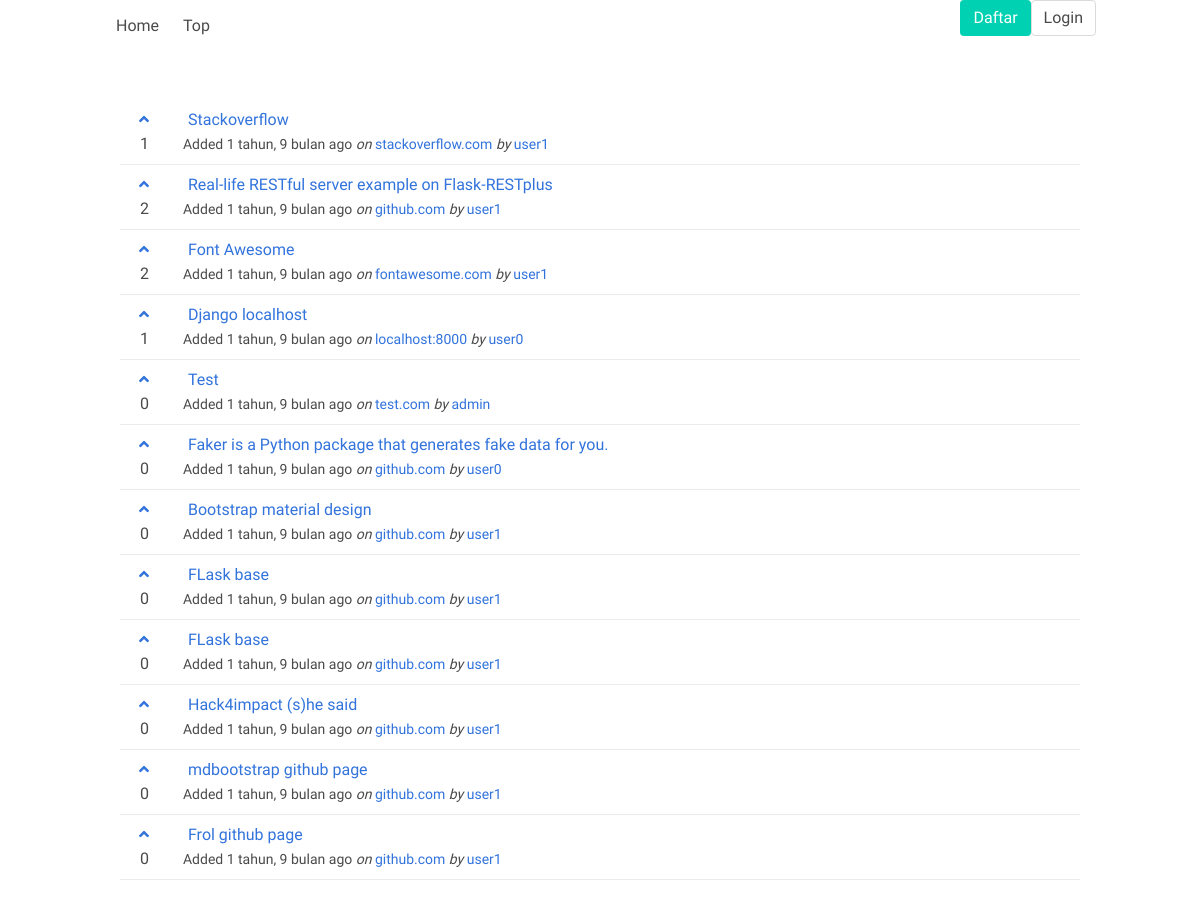
Before: / with the older database file.
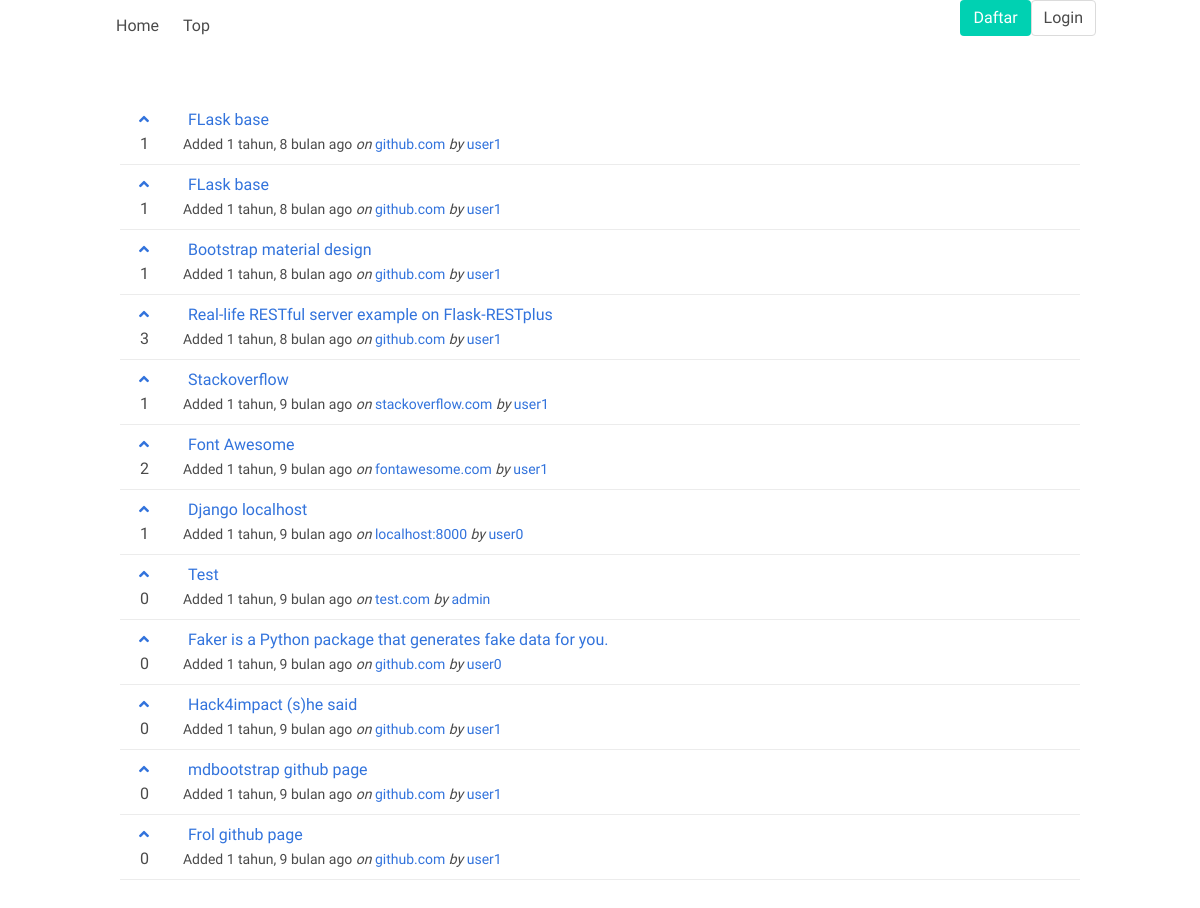
After: the same page with the newer database file.
### posts/models.py (models this page shows)
class Base(models.Model):
    title = models.CharField(max_length=127)
    author = models.ForeignKey(User, on_delete=models.CASCADE)
    class Meta:
        abstract = True
    def __str__(self):
        return self.title

class Link(Base):
    content = models.URLField()
    site = models.ForeignKey(
        Site, null=True,
        on_delete=models.CASCADE
    )
    score = models.PositiveIntegerField(default=0)
    voters = models.ManyToManyField(User, related_name="voter")
    added_time = models.DateTimeField(auto_now_add=True)

class Site(models.Model):
    domain = models.CharField(
        max_length=255,
        unique=True
    )
    title = models.CharField(max_length=127, blank=True)
    score = models.PositiveIntegerField(default=0)
    def __str__(self):
        return self.domain

### posts/views.py (the view)
# urls.py: path('', views.HomeView.as_view(), name='home'),
class HomeView(generic.ListView):
    context_object_name = 'links'
    paginate_by = NUM_PER_PAGE
    model = Link
    template_name = 'home.html'
    def get_queryset(self):
        return Link.objects.all().order_by('-added_time')
    def get_context_data(self, **kwargs):
        context = super().get_context_data(**kwargs)
        return context

### templates/home.html (shortened to what this page needs)
{% extends 'base.html' %}
{% load i18n %}
{% block content %}
<div class="container">
  {% include 'includes/navbar.html' %}
</div>
<section class="section">
  <div class="container">
    <ul>
    {% for link in links %}
      <li class="item">
        <p class="col">
          <a  class='col-1'
          >
            <span class="icon is-small is-left">
              <i class="fas fa-angle-up"></i>
            </span>
          </a>
          <a class="col-2" href="{{ link.content }}">{{ link }}</a>
        </p>
        <p class="col">
          <span class='col-1 col-1-bottom'>{{ link.score }}</span>
          <small class='col-2'>
            {% trans "Added " %} {{ link.added_time | timesince }} {% trans "ago" %}
            {% if link.site %}
              <em>{% trans "on" %}</em> <a href="{% url 'post:site' link.site %}">{{ link.site }}</a>
            {% endif %}
            {% if link.author %}
              <em>{% trans "by" %}</em> <a href="{% url 'post:user' link.author %}">{{ link.author }}</a>
            {% endif %}
          </small>
        </p>
      </li>
    {% endfor %}
    </ul>
  </div>
</section>
{% endblock %}

### templates/base.html (shortened to what this page needs)
{% load static %}<!DOCTYPE html>
<html>
<head>
	<link rel="stylesheet" type="text/css" href="{% static 'bulma/css/bulma.min.css' %}" />
	<link rel="stylesheet" type="text/css" href="{% static 'fontawesome/css/fontawesome-all.min.css' %}" />
	<link rel="stylesheet" type="text/css" href="{% static 'css/style.css' %}" />
</head>
<body>
	{% block content %}
	{% endblock %}
</body>
</html>

### templates/includes/navbar.html (shortened to what this page needs)
<nav class="navbar" role="navigation" aria-label="main navigation dropdown">
  <div class="navbar-brand">
    <a class="navbar-item" href="{% url 'post:home' %}">
      Home
    </a>
    <a class="navbar-item" href="{% url 'post:top' %}">
      Top
    </a>
  </div>
  <div class="navbar-menu" id="idMenu">
    <div class="navbar-end">
      {% if user.is_authenticated %}
        <div class="navbar-item has-dropdown is-hoverable">
          <a href="#" class="navbar-link">{{ user.username }}</a>
          <div class="navbar-dropdown">
            <div class="navbar-item ">
              <a href="{% url 'logout' %}">Logout</a>
            </div>
          </div>
        </div>
      {% else %}
        <a href="{% url 'daftar' %}" class="button is-primary navbar-item">Daftar</a>
        <a href="{% url 'login' %}?next={{ request.path }}" class="button navbar-item">Login</a>
      {% endif %}
    </div>
  </div>
</nav>

### static/css/style.css (style rules this page uses)
body { font-family: 'Raleway', sans-serif; }
.item { border-bottom: 1px solid #ececec; margin-top: 0.5em; padding-bottom: 0.5em; }
.col-1 { margin: 1em; text-align: center; }
.col-1-bottom { padding-left: .25em; }
.col-2 { margin: 1em; word-wrap: normal; }

Changed rows visible on the page:
changed Link (number 1 of 12 on the later page): score "0" → "1"; added_time "1 tahun, 9 bulan" → "1 tahun, 8 bulan"; moves up the list
changed Link (number 2 of 12 on the later page): score "0" → "1"; added_time "1 tahun, 9 bulan" → "1 tahun, 8 bulan"; moves up the list
changed Link "Bootstrap material design": score "0" → "1"; added_time "1 tahun, 9 bulan" → "1 tahun, 8 bulan"; moves up the list
changed Link "Real-life RESTful server example on Flask-RESTplus": score "2" → "3"; added_time "1 tahun, 9 bulan" → "1 tahun, 8 bulan"; moves down the list
